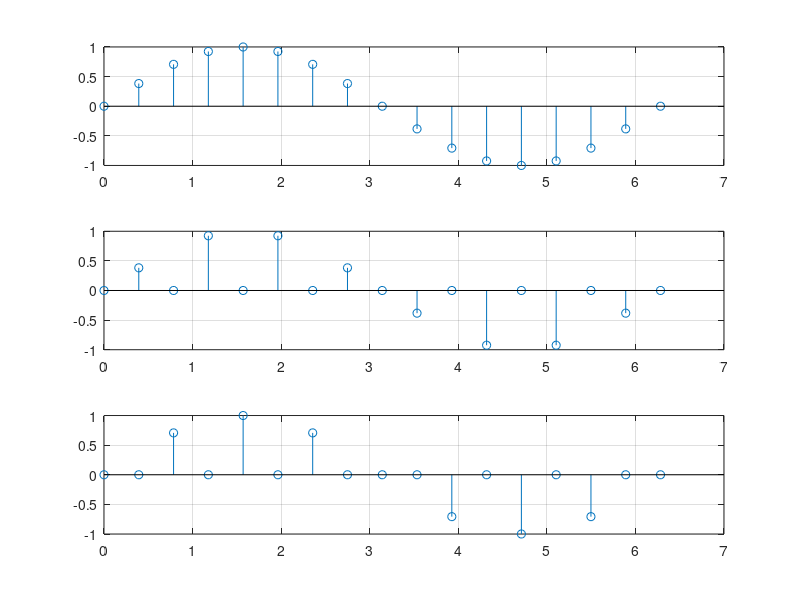

Here is the MATLAB script that generated this plot:
t=0:pi/8:2*pi; % Period - 16 points
y=sin(t); %Ouer signal
N=length(y); %Namber of pulse
 
x_p = y;
x_n = y;

 x_p(1:2:N)=0;% непрані рівні нулю
 x_n(2:2:N)=0;% прані рівні нулю
 
subplot(3,1,1); stem(t,y); grid;
subplot(3,1,2); stem(t,x_p); grid;
subplot(3,1,3); stem(t,x_n); grid;
